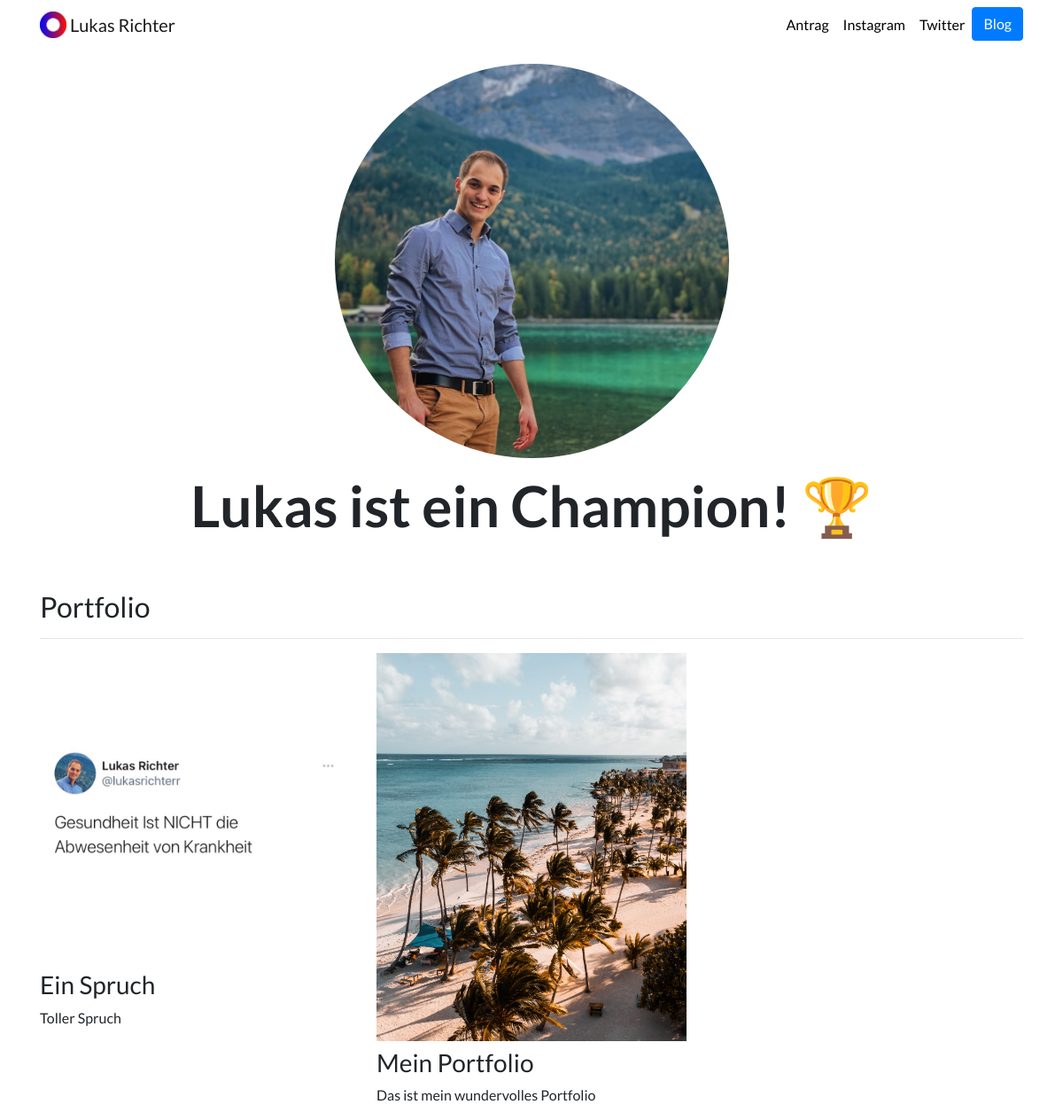
The page / on the database its author committed.
### portfolio/models.py (models this page shows, shortened)
class Project(models.Model):
    title = models.CharField(max_length=100)
    description = models.CharField(max_length=250)
    image = models.ImageField(upload_to='portfolio/images/')
    url = models.URLField(blank=True)

### portfolio/views.py (the view)
# urls.py: 2. Add a URL to urlpatterns:  path('', views.home, name='home')
def home(request):
    projects = Project.objects.all()
    return render(request, 'portfolio/home.html', {'projects':projects})

### portfolio/templates/portfolio/home.html
{% extends "portfolio/base.html" %}
{% load static %}
{% block content %}
<div class="row justify-content-center my-3">
  <div class="col-5">
    <img src="{% static 'portfolio/Profilbild.jpg' %}" class="rounded-circle border-dark img-fluid">
  </div>
</div>
<div class="row justify-content-center mb-3">
  <div class="col-md-9 text-center">
    <h1 id="hometext" class="font-weight-bold">Lukas ist ein Champion! 🏆</h1>
  </div>
</div>
<h2 class="mt-5">Portfolio</h2>
<hr>
<div class="row">
  {% for project in projects %}
  <div class="col-lg-4 col-md-6">
    {% if project.url %}
    <a href="{{ project.url }}">
      <img src="{{ project.image.url }}" class="img-fluid mb-2">
    </a>
    {% else %}
    <img src="{{ project.image.url }}" class="img-fluid mb-2">
    {% endif %}
    <h3>{{ project.title }}</h3>
    <p>{{ project.description }}</p>
  </div>
  {% endfor %}
</div>
{% endblock %}

### portfolio/templates/portfolio/base.html (shortened to what this page needs)
{% load static %}
<!doctype html>
<html lang="en">
<head>
  <link rel="stylesheet" href="https://stackpath.bootstrapcdn.com/bootstrap/4.4.1/css/bootstrap.min.css">
  <link rel="stylesheet" href="{% static "portfolio/custom.css" %}">
</head>
<body>
  <nav id="topNav" class="navbar navbar-expand-md navbar-light">
    <div class="container">
      <a class="navbar-brand" href="{% url 'home' %}">
        <img src="{% static "portfolio/Logo.png" %}" width="30" height="30" class="d-inline-block align-top" alt="Nick's Logo">
        <span>Lukas Richter</span>
      </a>
      <div class="collapse navbar-collapse text-center" id="navbarNav">
        <ul class="navbar-nav ml-auto">
          <li class="nav-item">
            <a class="nav-link" href="{% static "portfolio/Vertriebspartner Antrag.pdf" %}">Antrag</a>
          </li>
          <li class="nav-item">
            <a class="nav-link" href="https://www.instagram.com/lukasrichterr/" target="_blank">Instagram</a>
          </li>
          <li class="nav-item">
            <a class="nav-link" href="https://twitter.com/lukasrichterr" target="_blank">Twitter</a>
          </li>
          <li>
            <a role="button" href="{% url 'blog:all_blogs' %}" class="btn btn-primary">Blog</a>
          </li>
        </ul>
      </div>
    </div>
  </nav>
  <div class="container">
    {% block content %}{% endblock %}
  </div>
</body>
</html>

### portfolio/static/portfolio/custom.css (style rules this page uses)
.navbar-nav .nav-link { color: rgba(0,0,0,1) !important; }
body { font-family: 'Lato', sans-serif; }
@media (min-width: 992px) { #hometext { font-size: 4rem; } }

### rows shown on the page
Project: image (picture), title "Ein Spruch", description "Toller Spruch"
Project: image (picture), title "Mein Portfolio", description "Das ist mein wundervolles Portfolio"
